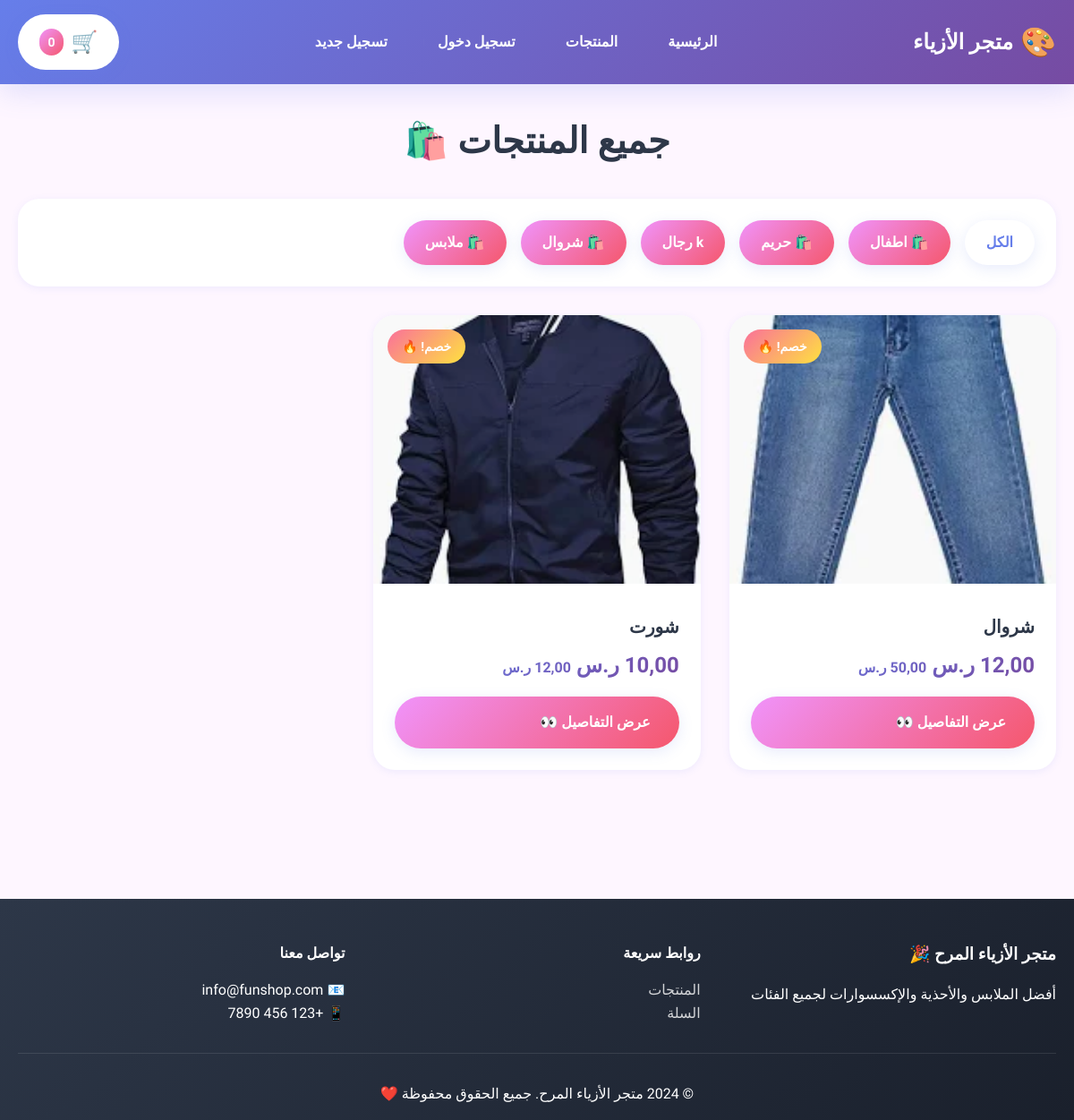
Screenshot of /products/ with the database file from the repository.
### shop/models.py (models this page shows, shortened)
class Category(models.Model):
    name = models.CharField(max_length=100, verbose_name='الاسم')
    slug = models.SlugField(unique=True, verbose_name='الرابط')
    icon = models.CharField(max_length=50, default='🛍️', verbose_name='الأيقونة')
    created_at = models.DateTimeField(auto_now_add=True)
    class Meta:
        verbose_name = 'فئة'
        verbose_name_plural = 'الفئات'
        ordering = ['name']

class Product(models.Model):
    SIZE_CHOICES = [
        ('XS', 'XS'),
        ('S', 'S'),
        ('M', 'M'),
        ('L', 'L'),
        ('XL', 'XL'),
        ('XXL', 'XXL'),
        ('36', '36'),
        ('37', '37'),
        ('38', '38'),
        ('39', '39'),
        ('40', '40'),
        ('41', '41'),
        ('42', '42'),
        ('43', '43'),
        ('44', '44'),
        ('45', '45'),
    ]
    category = models.ForeignKey(Category, on_delete=models.CASCADE, related_name='products', verbose_name='الفئة')
    name = models.CharField(max_length=200, verbose_name='الاسم')
    slug = models.SlugField(unique=True, verbose_name='الرابط')
    description = models.TextField(verbose_name='الوصف')
    price = models.DecimalField(max_digits=10, decimal_places=2, verbose_name='السعر')
    discount_price = models.DecimalField(max_digits=10, decimal_places=2, null=True, blank=True, verbose_name='سعر الخصم')
    image = models.ImageField(upload_to='products/', verbose_name='الصورة الرئيسية')
    stock = models.PositiveIntegerField(default=0, verbose_name='المخزون')
    available_sizes = models.CharField(max_length=200, blank=True, verbose_name='المقاسات المتاحة')
    is_active = models.BooleanField(default=True, verbose_name='نشط')
    is_featured = models.BooleanField(default=False, verbose_name='مميز')
    created_at = models.DateTimeField(auto_now_add=True)
    updated_at = models.DateTimeField(auto_now=True)
    class Meta:
        verbose_name = 'منتج'
        verbose_name_plural = 'المنتجات'
        ordering = ['-created_at']
    @property
    def get_price(self):
        return self.discount_price if self.discount_price else self.price
    @property
    def has_discount(self):
        return self.discount_price is not None and self.discount_price < self.price

### shop/views.py (the view)
# urls.py: path('products/', views.product_list, name='product_list'),
def product_list(request):
    products = Product.objects.filter(is_active=True)
    categories = Category.objects.all()
    category_slug = request.GET.get('category')
    if category_slug:
        category = get_object_or_404(Category, slug=category_slug)
        products = products.filter(category=category)
    search_query = request.GET.get('q')
    if search_query:
        products = products.filter(
            Q(name__icontains=search_query) |
            Q(description__icontains=search_query)
        )
    context = {
        'products': products,
        'categories': categories,
        'current_category': category_slug,
        'search_query': search_query,
    }
    return render(request, 'shop/product_list.html', context)

### templates/shop/product_list.html (shortened to what this page needs)
{% extends 'base.html' %}
{% block content %}
<div class="container">
    <h1 style="text-align: center; font-size: 2.5rem; margin-bottom: 2rem; font-weight: 900;">
        جميع المنتجات 🛍️
    </h1>
    <div
        style="background: white; padding: 1.5rem; border-radius: var(--radius-lg); margin-bottom: 2rem; box-shadow: var(--shadow-sm);">
        <div style="display: flex; gap: 1rem; flex-wrap: wrap; align-items: center;">
            <a href="{% url 'shop:product_list' %}"
                class="btn {% if not current_category %}btn-primary{% else %}btn-secondary{% endif %}"
                style="padding: 0.75rem 1.5rem;">
                الكل
            </a>
            {% for category in categories %}
            <a href="{% url 'shop:product_list' %}?category={{ category.slug }}"
                class="btn {% if current_category == category.slug %}btn-primary{% else %}btn-secondary{% endif %}"
                style="padding: 0.75rem 1.5rem;">
                {{ category.icon }} {{ category.name }}
            </a>
            {% endfor %}
        </div>
    </div>
    <div class="products-grid">
        {% for product in products %}
        <div class="product-card">
            {% if product.has_discount %}
            <span class="product-badge">خصم! 🔥</span>
            {% endif %}
            <a href="{% url 'shop:product_detail' product.slug %}">
                <img src="{{ product.image.url }}" alt="{{ product.name }}" class="product-image">
            </a>
            <div class="product-info">
                <h3 class="product-name">{{ product.name }}</h3>
                <div class="product-price">
                    {{ product.get_price }} ر.س
                    {% if product.has_discount %}
                    <span class="price-old">{{ product.price }} ر.س</span>
                    {% endif %}
                </div>
                <a href="{% url 'shop:product_detail' product.slug %}" class="btn btn-secondary" style="width: 100%;">
                    عرض التفاصيل 👀
                </a>
            </div>
        </div>
        {% empty %}
        <div style="grid-column: 1/-1; text-align: center; padding: 3rem;">
            <p style="font-size: 1.5rem; color: var(--text-secondary);">لا توجد منتجات 😢</p>
        </div>
        {% endfor %}
    </div>
</div>
{% endblock %}

### static/css/style.css (style rules this page uses)
* { margin: 0; padding: 0; box-sizing: border-box; }
:root { --primary: linear-gradient(135deg, #667eea 0%, #764ba2 100%); --secondary: linear-gradient(135deg, #f093fb 0%, #f5576c 100%); --accent: linear-gradient(135deg, #4facfe 0%, #00f2fe 100%); --success: linear-gradient(135deg, #43e97b 0%, #38f9d7 100%); --warning: linear-gradient(135deg, #fa709a 0%, #fee140 100%); --bg-primary: #fef6ff; --bg-secondary: #fff; --bg-card: #ffffff; --text-primary: #2d3748; --text-secondary: #718096; --text-light: #a0aec0; --shadow-sm: 0 2px 8px rgba(102, 126, 234, 0.1); --shadow-md: 0 4px 16px rgba(102, 126, 234, 0.15); --shadow-lg: 0 8px 32px rgba(102, 126, 234, 0.2); --radius-sm: 12px; --radius-md: 16px; --radius-lg: 24px; --radius-full: 9999px; }
body { font-family: 'Cairo', sans-serif; background: var(--bg-primary); color: var(--text-primary); line-height: 1.6; direction: rtl; }
.container { max-width: 1200px; margin: 0 auto; padding: 0 20px; }
.btn { display: inline-block; padding: 1rem 2rem; border-radius: var(--radius-full); text-decoration: none; font-weight: 700; transition: all 0.3s ease; border: none; cursor: pointer; font-size: 1rem; font-family: 'Cairo', sans-serif; }
.btn-primary { background: white; color: #667eea; box-shadow: var(--shadow-md); }
.btn-secondary { background: var(--secondary); color: white; box-shadow: var(--shadow-md); }
.products-grid { display: grid; grid-template-columns: repeat(auto-fill, minmax(280px, 1fr)); gap: 2rem; margin-bottom: 3rem; }
.product-card { background: white; border-radius: var(--radius-lg); overflow: hidden; box-shadow: var(--shadow-sm); transition: all 0.3s ease; position: relative; }
.product-image { width: 100%; height: 300px; object-fit: cover; transition: transform 0.5s ease; }
.product-badge { position: absolute; top: 1rem; left: 1rem; background: var(--warning); color: white; padding: 0.5rem 1rem; border-radius: var(--radius-full); font-weight: 700; font-size: 0.875rem; animation: tada 1s ease infinite; }
.product-info { padding: 1.5rem; }
.product-name { font-size: 1.25rem; font-weight: 700; margin-bottom: 0.5rem; color: var(--text-primary); }
.product-price { font-size: 1.5rem; font-weight: 900; background: var(--primary); -webkit-background-clip: text; -webkit-text-fill-color: transparent; background-clip: text; margin-bottom: 1rem; }
.price-old { text-decoration: line-through; color: var(--text-light); font-size: 1rem; margin-left: 0.5rem; }

### rows the page displays
Category: icon "🛍️", name "اطفال"
Category: icon "🛍️", name "حريم"
Category: icon "k", name "رجال"
Category: icon "🛍️", name "شروال"
Category: icon "🛍️", name "ملابس"
Product: discount_price "خصم! 🔥", image (picture), name "شروال", price "50,00"
Product: price "خصم! 🔥", image (picture), name "شورت", get_price "10,00"
